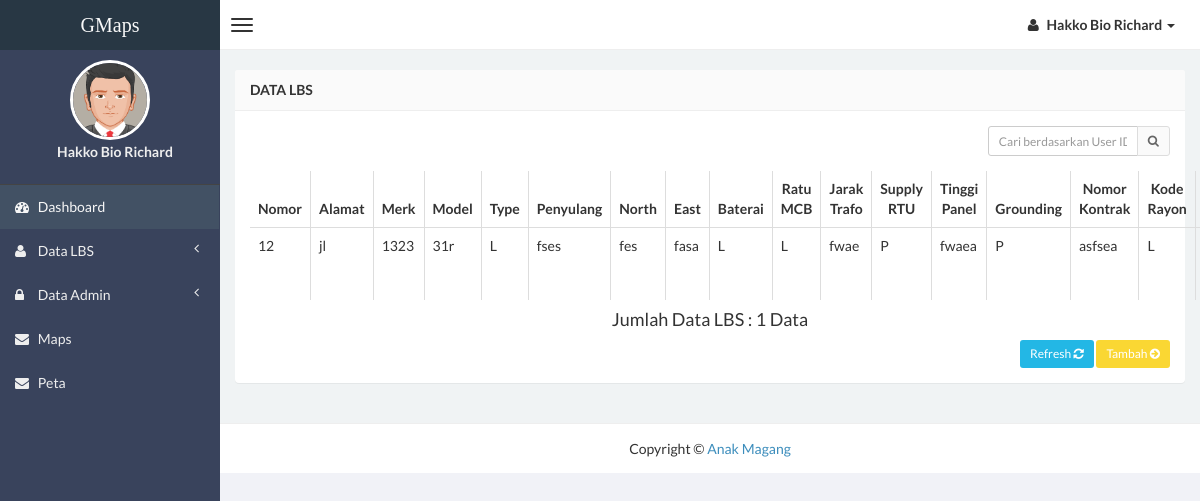
/admin/lbs.php (signed in), run on the app's committed database.
### tables this page shows
CREATE TABLE `data_lbs` (
  `id` int(4) NOT NULL,
  `nomor` int(10) NOT NULL,
  `alamat` varchar(500) NOT NULL,
  `merk` varchar(255) NOT NULL,
  `model` varchar(255) NOT NULL,
  `type` varchar(255) NOT NULL,
  `penyulang` varchar(255) NOT NULL,
  `north` varchar(255) NOT NULL,
  `east` varchar(255) NOT NULL,
  `baterai` varchar(255) NOT NULL,
  `ratu_mcb` varchar(255) NOT NULL,
  `jarak_trafo` varchar(255) NOT NULL,
  `supply_rtu` varchar(255) NOT NULL,
  `tinggi_panel` varchar(255) NOT NULL,
  `grounding` varchar(255) NOT NULL,
  `no_kontrak` varchar(255) NOT NULL,
  `kd_rayon` varchar(255) NOT NULL,
  `kode_lbs` varchar(255) NOT NULL,
  `keterangan` varchar(500) NOT NULL
);

### admin/lbs.php (the view, shortened to what this page needs)
<?php
if (empty($_SESSION['username'])){
    header('location:../index.php');
} else {
?>
<!DOCTYPE html>
<html>
<head>
    <link href="../css/bootstrap.min.css" rel="stylesheet" type="text/css" />
    <link href="../css/font-awesome.min.css" rel="stylesheet" type="text/css" />
    <link href="../css/ionicons.min.css" rel="stylesheet" type="text/css" />
    <link href="../css/morris/morris.css" rel="stylesheet" type="text/css" />
    <link href="../css/jvectormap/jquery-jvectormap-1.2.2.css" rel="stylesheet" type="text/css" />
    <link href="../css/datepicker/datepicker3.css" rel="stylesheet" type="text/css" />
    <link href="../css/daterangepicker/daterangepicker-bs3.css" rel="stylesheet" type="text/css" />
    <link href="../css/iCheck/all.css" rel="stylesheet" type="text/css" />
    <link href="../css/style.css" rel="stylesheet" type="text/css" />
      </head>
      <body class="skin-black">
        <header class="header">
            <a href="index.php" class="logo">
                GMaps
            </a>
            <nav class="navbar navbar-static-top" role="navigation">
                <a href="#" class="navbar-btn sidebar-toggle" data-toggle="offcanvas" role="button">
                    <span class="icon-bar"></span>
                    <span class="icon-bar"></span>
                    <span class="icon-bar"></span>
                </a>
                <div class="navbar-right">
                    <ul class="nav navbar-nav">
                        <li class="dropdown user user-menu">
                            <a href="#" class="dropdown-toggle" data-toggle="dropdown">
                                <i class="fa fa-user"></i>
                                <span><?php echo $_SESSION['fullname']; ?> <i class="caret"></i></span>
                            </a>
                                </li>
                            </ul>
                        </div>
                    </nav>
                </header>
<?php } ?>
                <div class="wrapper row-offcanvas row-offcanvas-left">
                    <aside class="left-side sidebar-offcanvas">
                        <section class="sidebar">
                            <div class="user-panel">
                                <div>
                                    <center><img src="<?php echo $_SESSION['gambar']; ?>" height="80" width="80" class="img-circle" alt="User Image" style="border: 3px solid white;" /></center>
                                </div>
                                <div class="info">
                                    <center><p><?php echo $_SESSION['fullname']; ?></p></center>
                                </div>
                            </div>
                            <?php include "menu.php"; ?>
                        </section>
                    </aside>
                    <aside class="right-side">
                <section class="content">
                    <div class="row">
                        <div class="col-xs-12">
                            <div class="panel">
                                <header class="panel-heading">
                                    <b>Data LBS</b>
                                </header>
                                <div class="panel-body table-responsive">
                                    <div class="box-tools m-b-15">
                                    <form action="lbs.php" method="POST">
                                        <div class="input-group">
                                        <input type='text' class="form-control input-sm pull-right" style="width: 150px;"  name='qcari' placeholder='Cari berdasarkan User ID dan Username' required />
                                            <div class="input-group-btn">
                                                <button class="btn btn-sm btn-default" type="submit"><i class="fa fa-search"></i></button>
                                            </div>
                                        </div>
                                    </form>
                                    </div>
                                    <?php
                    $query1="select * from data_lbs";
                    $tampil=mysqli_query($con, $query1) or die(mysqli_error());
                    ?>
                                    <table id="example" class="table table-hover table-bordered">
                  <thead>
                      <tr>
                        <th><center>Nomor </center></th>
                        <th><center>Alamat </center></th>
                        <th><center>Merk </center></th>
                        <th><center>Model </center></th>
                        <th><center>Type </center></th>
                        <th><center>Penyulang </center></th>
                        <th><center>North</center></th>
                        <th><center>East</center></th>
                        <th><center>Baterai</center></th>
                        <th><center>Ratu MCB</center></th>
                        <th><center>Jarak Trafo</center></th>
                        <th><center>Supply RTU</center></th>
                        <th><center>Tinggi Panel</center></th>
                        <th><center>Grounding</center></th>
                        <th><center>Nomor Kontrak</center></th>
                        <th><center>Kode Rayon</center></th>
                        <th><center>Kode LBS</center></th>
                      </tr>
                  </thead>
                     <?php while($data=mysqli_fetch_array($tampil))
                    { ?>
                    <tbody>
                    <tr>
                    <td><?php echo $data['nomor']; ?></td>
                    <td><?php echo $data['alamat']; ?></a></td>
                    <td><?php echo $data['merk'];?></td>
                    <td><?php echo $data['model'];?></td>
                    <td><?php echo $data['type'];?></td>
                    <td><?php echo $data['penyulang'];?></td>
                    <td><?php echo $data['north'];?></td>
                    <td><?php echo $data['east'];?></td>
                    <td><?php echo $data['baterai'];?></td>
                    <td><?php echo $data['ratu_mcb'];?></td>
                    <td><?php echo $data['jarak_trafo'];?></td>
                    <td><?php echo $data['supply_rtu'];?></td>
                    <td><?php echo $data['tinggi_panel'];?></td>
                    <td><?php echo $data['grounding'];?></td>
                    <td><?php echo $data['no_kontrak'];?></td>
                    <td><?php echo $data['kd_rayon'];?></td>
                    <td><?php echo $data['kode_lbs'];?></td>
                    </tr></div>
                 <?php
              }
              ?>
                  <?php $tampil=mysqli_query($con, "select * from data_lbs order by id");
                        $user=mysqli_num_rows($tampil);
                    ?>
                  <center><h4>Jumlah Data LBS : <?php echo "$user"; ?> Data </h4> </center>
                <div class="text-right" style="margin-top: 10px;">
                 <a href="lbs.php" class="btn btn-sm btn-info">Refresh  <i class="fa fa-refresh"></i></a> <a href="input-lbs.php" class="btn btn-sm btn-warning">Tambah  <i class="fa fa-arrow-circle-right"></i></a>
                </div>
                                </div>
                            </div>
                        </div>
                    </div>
                <div class="footer-main">
                    <center><h5 class="form-signin">Copyright &copy; <a href="#" data-toggle="modal" data-target="#contact">Anak Magang</a></h5></center>
                </div>
</body>
</html>

### admin/menu.php (shortened to what this page needs)
<ul class="sidebar-menu">
    <li class="active">
        <a href="index.php">
            <i class="fa fa-dashboard"></i> <span>Dashboard</span>
        </a>
    </li>
    <li class="treeview">
    <a href="#">
        <i class="fa fa-user"></i>
        <span>Data LBS</span>
        <i class="fa fa-angle-left pull-right"></i>
    </a>
    </li>
    <li class="treeview">
    <a href="#">
        <i class="fa fa-lock"></i>
        <span>Data Admin</span>
        <i class="fa fa-angle-left pull-right"></i>
    </a>
    </li>
    <li>
        <a href="maps.php">
            <i class="fa fa-envelope"></i> <span>Maps</span>
        </a>
    </li>
<li>
        <a href="index1.php">
            <i class="fa fa-envelope"></i> <span>Peta</span>
        </a>
    </li>
</ul>

### data on the page
data_lbs: nomor "12", alamat "jl", merk "1323", model "31r", type "L", penyulang "fses", north "fes", east "fasa", baterai "L", ratu_mcb "L", jarak_trafo "fwae", supply_rtu "P", tinggi_panel "fwaea", grounding "P", no_kontrak "asfsea", kd_rayon "L"

### other printed values
$_SESSION['fullname'] "Hakko Bio Richard"
$user "1"
